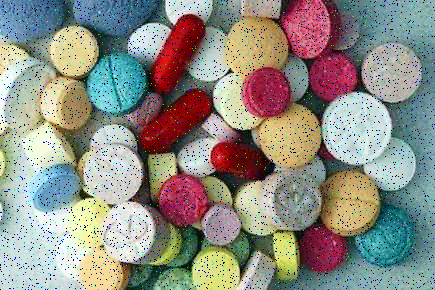
#> input picture Image_files/cas_1.png, 435 x 290 px
$ python exo2test.py
#> lines starting #> are read from the running program, lines starting #| are printed output that depends on the picture
import cv2
import matplotlib.pyplot as plt

#---------------- CAS 1 ----------------
# 1. Chargement de l'image
img_bgr = cv2.imread('./Image_files/cas_1.png')
#> img_bgr is the input picture: shape (290, 435, 3); mean B, G, R 133.1, 142, 143.1
img_rgb = cv2.cvtColor(img_bgr, cv2.COLOR_BGR2RGB)

# 2. Application du filtre Médian
# Le deuxième paramètre est la taille du noyau (ksize).
# Il doit être impair (3, 5, 7, etc.).
# Vu la densité du bruit sur ton image, 3 risque d'être juste, essayons 5.
image_median = cv2.medianBlur(img_rgb, 5)
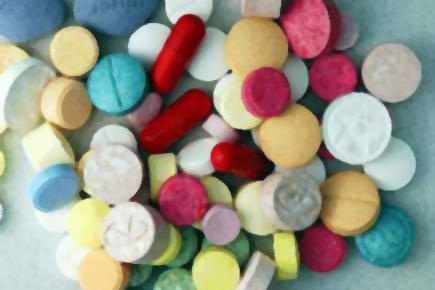
#> image_median: shape (290, 435, 3); mean R, G, B 150.2, 146.4, 134.6

# (Optionnel) Pour comparer : Essai avec un filtre Gaussien
image_gaussian = cv2.GaussianBlur(img_rgb, (5, 5), 0)

# 3. Affichage
plt.figure(figsize=(15, 6))

plt.subplot(1, 3, 1)
plt.imshow(img_rgb)
plt.title("Originale (Bruit Poivre & Sel)")
plt.axis("off")

plt.subplot(1, 3, 2)
plt.imshow(image_gaussian)
plt.title("Filtre Gaussien (Inefficace ici)")
plt.axis("off")

plt.subplot(1, 3, 3)
plt.imshow(image_median)
plt.title("Filtre Médian (k=5)")
plt.axis("off")


#---------------- CAS 2 ----------------
# 1. Chargement
img_bgr = cv2.imread('./Image_files/cas_2.png')
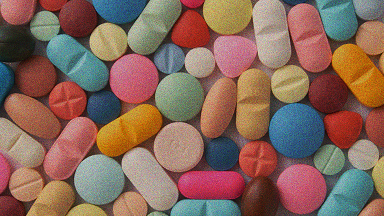
#> input picture Image_files/cas_2.png, 384 x 216 px
#> img_bgr is the input picture: shape (216, 384, 3); mean B, G, R 91, 103.8, 135.9
img_rgb = cv2.cvtColor(img_bgr, cv2.COLOR_BGR2RGB)
#> img_rgb: shape (216, 384, 3)

# 2. Solution Classique : Filtre Gaussien
# On utilise un noyau (5,5). Si l'image est très bruitée, on peut monter à (7,7) ou (9,9)
# Mais attention, plus c'est grand, plus c'est flou.
image_gaussian = cv2.GaussianBlur(img_rgb, (5, 5), 0)
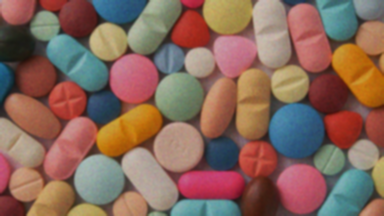
#> image_gaussian: shape (216, 384, 3); mean R, G, B 135.9, 103.8, 91

# 3. Solution "Expert" : Filtre Bilatéral
# Paramètres : (src, d, sigmaColor, sigmaSpace)
# d=9 : Diamètre du voisinage (un peu comme ksize)
# sigmaColor=75 : À quel point on mélange les couleurs (plus c'est haut, plus ça lisse les zones unies)
# sigmaSpace=75 : À quel point on mélange les pixels éloignés géographiquement
image_bilateral = cv2.bilateralFilter(img_rgb, 9, 75, 75)
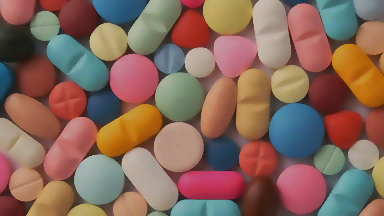
#> image_bilateral: shape (216, 384, 3); mean R, G, B 136.1, 103.9, 91.1

# 4. Affichage
plt.figure(figsize=(15, 6))

plt.subplot(1, 3, 1)
plt.imshow(img_rgb)
plt.title("Originale (Bruit Gaussien/Grain)")
plt.axis("off")

plt.subplot(1, 3, 2)
plt.imshow(image_gaussian)
plt.title("Filtre Gaussien (5x5)\nEfficace mais flou")
plt.axis("off")

plt.subplot(1, 3, 3)
plt.imshow(image_bilateral)
plt.title("Filtre Bilatéral\nLisse le grain, garde les bords")
plt.axis("off")


#---------------- CAS 3 ----------------
# 1. Chargement de l'image (en niveaux de gris pour commencer simple)
# Si tu veux le faire en couleur, il faut convertir en HSV, étirer le canal V, et reconvertir.
# Pour l'exercice, supposons qu'on travaille en noir et blanc ou sur le canal de luminosité.
img = cv2.imread('./Image_files/cas_3.png') # 0 pour charger directement en gris
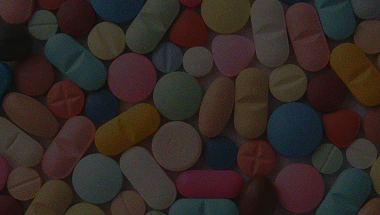
#> input picture Image_files/cas_3.png, 380 x 215 px
#> img is the input picture: shape (215, 380, 3); mean B, G, R 36, 40.2, 50.6
img = cv2.cvtColor(img, cv2.COLOR_BGR2RGB)

# --- ETAPE 1 : Le Recadrage Dynamique (Stretching) ---
# Méthode manuelle (comme dans le cours) ou via OpenCV
# On utilise cv2.normalize qui fait exactement la formule du cours de manière optimisée
img_etire = cv2.normalize(img, None, alpha=0, beta=255, norm_type=cv2.NORM_MINMAX)
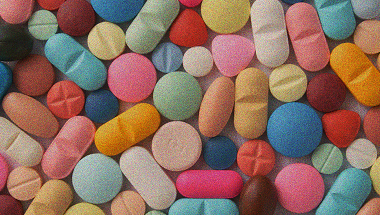
#> img_etire: shape (215, 380, 3); mean R, G, B 142.2, 108.9, 95.6

# --- ETAPE 2 : Comparaison des Histogrammes ---
plt.figure(figsize=(12, 8))

# Image Originale
plt.subplot(2, 2, 1)
plt.imshow(img, cmap='gray', vmin=0, vmax=255)
plt.title("Originale (Faible contraste)")
plt.axis("off")

# Histogramme Original
plt.subplot(2, 2, 2)
plt.hist(img.ravel(), 256, [0, 256], color='gray')
plt.title("Histogramme Original (Concentré)")

# Image Étirée
plt.subplot(2, 2, 3)
plt.imshow(img_etire, cmap='gray', vmin=0, vmax=255)
plt.title("Après Recadrage Dynamique")
plt.axis("off")

# Histogramme Étiré
plt.subplot(2, 2, 4)
plt.hist(img_etire.ravel(), 256, [0, 256], color='gray')
plt.title("Histogramme Étiré (Tout l'espace utilisé)")


plt.tight_layout()
plt.show()
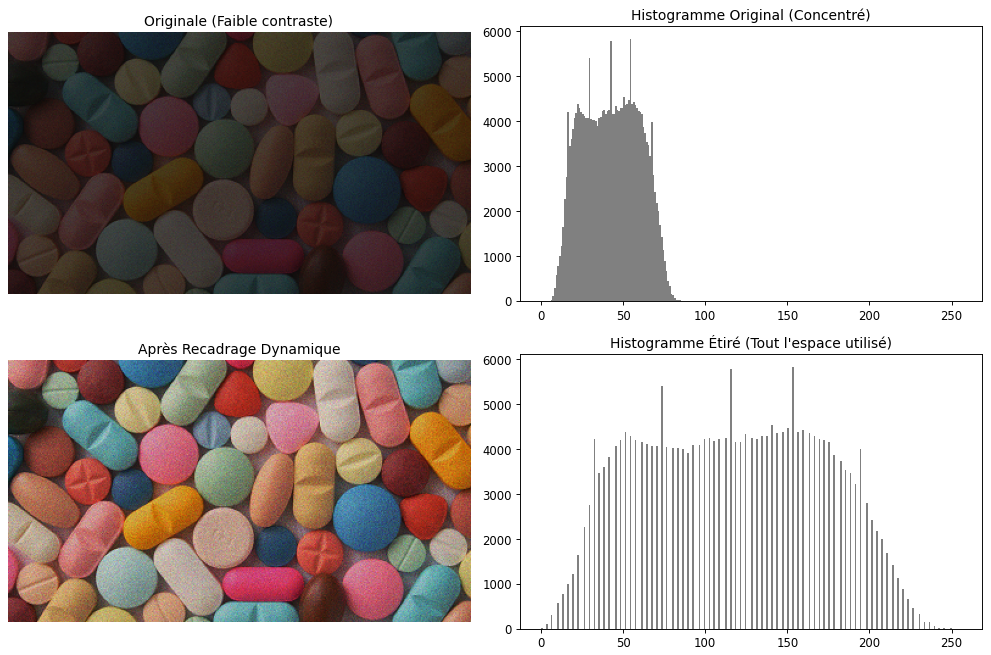
#> figure drawn by matplotlib, 4 panels; panel 2: tallest bar 5826 high, from x = 54 to 55; panel 4: tallest bar 5826 high, from x = 153 to 154
